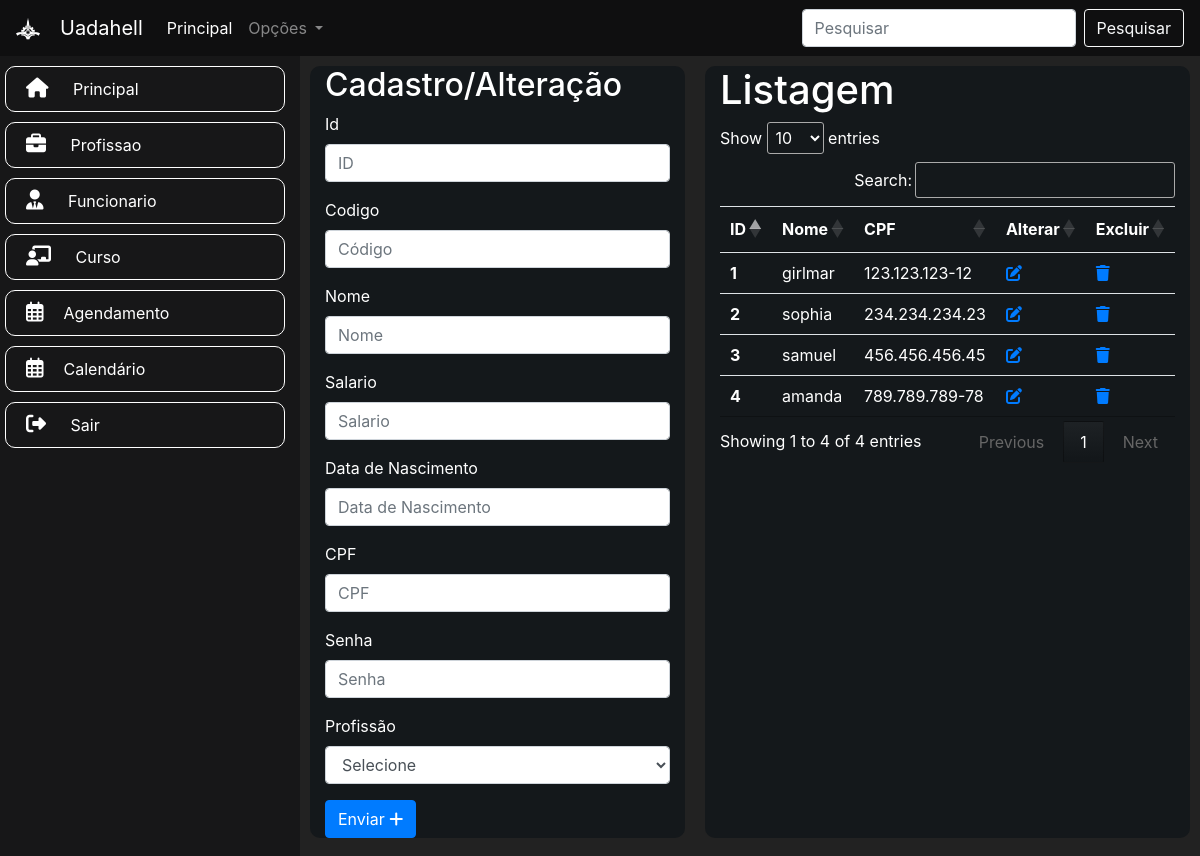
Screenshot of /funcionario.php (signed in) with the database file from the repository.
### tables this page shows
CREATE TABLE funcionario(
	id INT PRIMARY KEY NOT NULL AUTO_INCREMENT,
    codigo VARCHAR(45),
    nome VARCHAR(45),
    salario VARCHAR(45),
    data_nascimento VARCHAR(45),
    cpf VARCHAR(45),
    senha VARCHAR(45),
    funcao INT

);

### funcionario.php (the view, shortened to what this page needs)
<?php
include 'conexao.php';
$destino = "./funcionario/inserir.php";
?>
<!DOCTYPE html>
<html lang="pt-br">
<head>
    <link rel="stylesheet" href="resources\style.css">
    <link rel="stylesheet" href="https://cdnjs.cloudflare.com/ajax/libs/animate.css/4.1.1/animate.min.css" />
    <link rel="stylesheet" href="https://cdnjs.cloudflare.com/ajax/libs/font-awesome/6.4.2/css/all.min.css"
 />
    <link rel="stylesheet" href="https://stackpath.bootstrapcdn.com/bootstrap/4.1.3/css/bootstrap.min.css"
>
    <link rel="stylesheet" href="https://cdn.datatables.net/1.13.6/css/jquery.dataTables.css">
</head>
<body style="background-color: #222222">
    <?php include('nav.php'); ?>
    <div class="container-fluid">
        <div class="row">
            <div class="col-md-3 menu animate__animated animate__fadeInLeft">
                <?php include 'menu.php'; ?>
            </div>
            <div class="col-md-9">
                <div class="row">
                    <div class="col-md cartao">
                        <h2>Cadastro/Alteração</h2>
                        <form action="<?= $destino; ?>" method="POST">
                            <div class="form-group">
                                <label> Id </label>
                                <input name="id" type="text"
                                    value="<?php echo isset($funcionarios) ? $funcionarios['id'] : "" ?>"
                                    class="form-control" placeholder="ID">
                            </div>
                            <div class="form-group">
                                <label> Codigo </label>
                                <input name="codigo" type="text"
                                    value="<?php echo isset($funcionarios) ? $funcionarios['codigo'] : "" ?>"
                                    class="form-control" placeholder="Código">
                            </div>
                            <div class="form-group">
                                <label> Nome </label>
                                <input name="nome" type="text"
                                    value="<?php echo isset($funcionarios) ? $funcionarios['nome'] : "" ?>"
                                    class="form-control" placeholder="Nome">
                            </div>
                            <div class="form-group">
                                <label> Salario </label>
                                <input name="salario" type="text"
                                    value="<?php echo isset($funcionarios) ? $funcionarios['salario'] : "" ?>"
                                    class="form-control" placeholder="Salario">
                            </div>
                            <div class="form-group">
                                <label> Data de Nascimento </label>
                                <input name="data_nascimento" type="text"
                                    value="<?php echo isset($funcionarios) ? $funcionarios['data_nascimento'] : "" ?>"
                                    class="form-control" placeholder="Data de Nascimento">
                            </div>
                            <div class="form-group">
                                <label> CPF </label>
                                <input name="cpf" type="text"
                                    value="<?php echo isset($funcionarios) ? $funcionarios['cpf'] : "" ?>"
                                    class="form-control" placeholder="CPF">
                            </div>
                            <div class="form-group">
                                <label> Senha </label>
                                <input name="senha" type="text"
                                    value="<?php echo isset($funcionarios) ? $funcionarios['senha'] : "" ?>"
                                    class="form-control" placeholder="Senha">
                            </div>
                            <div class="form-group">
                                <label> Profissão </label>
                                <select name="funcionario" class="form-control">
                                    <option value=""> Selecione </option>
                                </select>
                            </div>
                            <button type="submit" class="btn btn-primary">Enviar <i class="fa-solid fa-plus"></i>
                            </button>
                        </form>
                    </div>
                    <div class="col-md cartao">
                        <h1>Listagem</h1>
                        <table class="table" id="tabela">
                            <thead>
                                <tr>
                                    <th scope="col">ID</th>
                                    <th scope="col">Nome </th>
                                    <th scope="col">CPF </th>
                                    <th scope="col">Alterar</th>
                                    <th scope="col">Excluir</th>
                                </tr>
                            </thead>
                            <tbody>
                                <?php
                                $sql = "SELECT * FROM funcionario";
                                $resultado = mysqli_query($conexao, $sql);
                                while ($coluna = mysqli_fetch_assoc($resultado)) {
                                    ?>
                                    <tr>
                                        <th scope="row">
                                            <?php echo $coluna['id']; ?>
                                        </th>
                                        <td>
                                            <?php echo $coluna['nome']; ?>
                                        </td>
                                        <td>
                                            <?php echo $coluna['cpf']; ?>
                                        </td>
                                        <td> <a href="funcionario.php?alteracao=<?= $coluna['id'] ?>"> <i
                                                    class="fa-solid fa-pen-to-square"></i> </a> </td>
                                        <td> <a href="<?php echo "./funcionario/excluir.php?id=" . $coluna['id']; ?>"> <i
                                                    class="fa-solid fa-trash"></i> </a> </td>
                                    </tr>
                                <?php } ?>
                            </tbody>
                        </table>
                    </div>
                </div>
            </div>
        </div>
    </div>
</body>
</body>
</html>

### nav.php (shortened to what this page needs)
<link rel="stylesheet" href="resources\style.css">
<nav class="navbar navbar-expand-lg navbar-dark bg-dark nav">
<i class="fa-brands fa-galactic-senate fa-xl" style="color: #ffffff; margin-right: 20px;"></i>
  <a class="navbar-brand" href="#"> Uadahell</a>
  <div class="collapse navbar-collapse" id="conteudoNavbarSuportado">
    <ul class="navbar-nav mr-auto">
      <li class="nav-item active">
        <a class="nav-link" href="principal.php">Principal <span class="sr-only">(página atual)</span></a>
      </li>
      <li class="nav-item dropdown">
        <a class="nav-link dropdown-toggle" href="#" id="navbarDropdown" role="button" data-toggle="dropdown" aria-haspopup="true" aria-expanded="false">
          Opções
        </a>
      </li>
    </ul>
    <form class="form-inline my-2 my-lg-0">
      <input class="form-control mr-sm-2" type="search" placeholder="Pesquisar" aria-label="Pesquisar">
      <button class="btn btn-outline-light my-2 my-sm-0" type="submit">Pesquisar</button>
    </form>
  </div>
</nav>

### menu.php
<ul>
    <li> <a class="item" href="principal.php"><i class="fa-solid fa-house ic"></i> Principal </a></li>
    <li> <a class="item" href="funcao.php"><i class="fa-solid fa-briefcase ic" ></i> Profissao </a></li>
    <li> <a class="item" href="funcionario.php"><i class="fa-solid fa-user-tie ic"></i> Funcionario </a></li>
    <li> <a class="item" href="curso.php"><i class="fa-solid fa-chalkboard-user ic"></i> Curso </a></li>
    <li> <a class="item" href="agenda.php"> <i class="fa-regular fa-calendar-days ic"></i>Agendamento </a></li>
    <li> <a class="item" href="calendario.php"> <i class="fa-regular fa-calendar-days ic"></i>Calendário </a></li>
    <li> <a class="item" href="sair.php"><i class="fa-solid fa-right-from-bracket ic"></i> Sair</a></li>
</ul>

### resources/style.css (style rules this page uses)
.menu { min-width: 250px; height: 100vh; background-color: #171718; color: white; list-style: none; }
.navbar { background-color: rgb(15, 15, 16) !important; }
.item { display: block; padding: 10px 20px; color: white; border: 1px solid white; border-radius: 10px; margin-left: -50px; margin-top: 10px; }
ul { list-style: none; }
.ic { font-size: 20px; margin-right: 20px; }
.cartao { background-color: rgb(20, 24, 27); color: #ffff; margin: 10px; border-radius: 10px; }

### rows the page displays
funcionario: id "1", nome "girlmar", cpf "123.123.123-12"
funcionario: id "2", nome "sophia", cpf "234.234.234.23"
funcionario: id "3", nome "samuel", cpf "456.456.456.45"
funcionario: id "4", nome "amanda", cpf "789.789.789-78"
